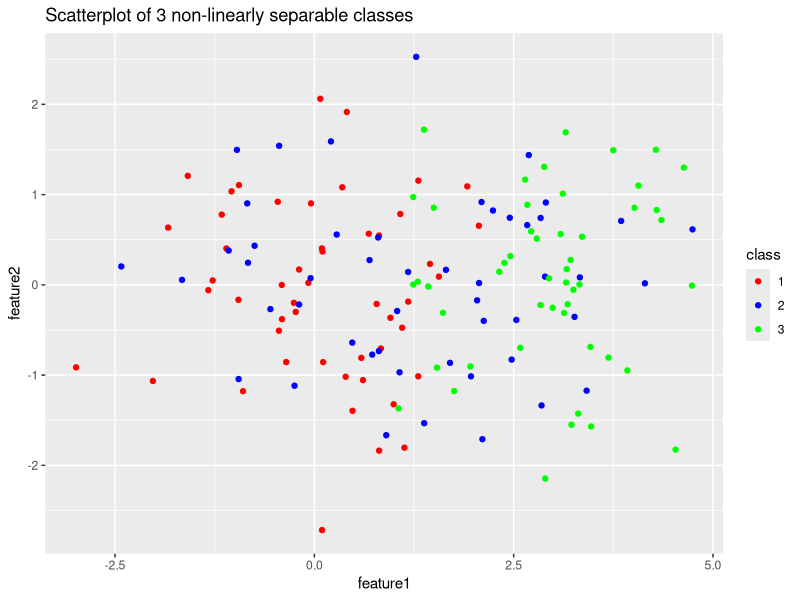
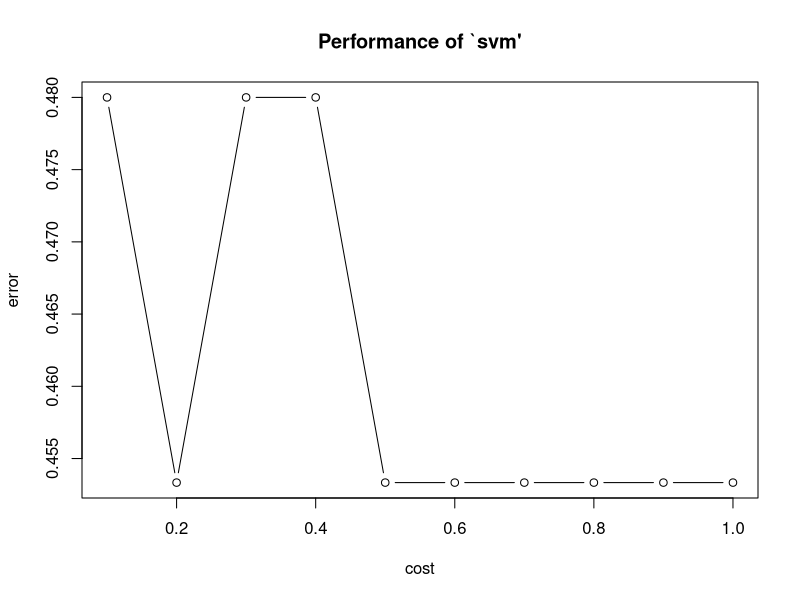
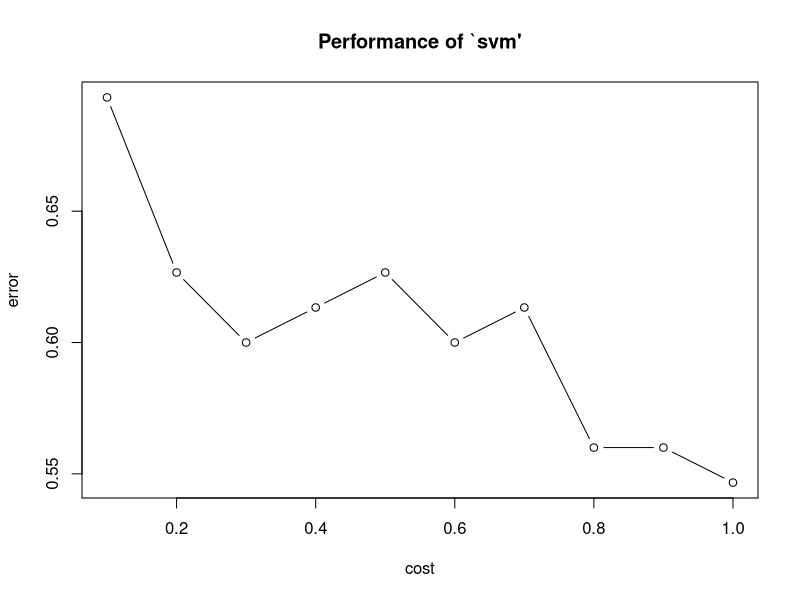
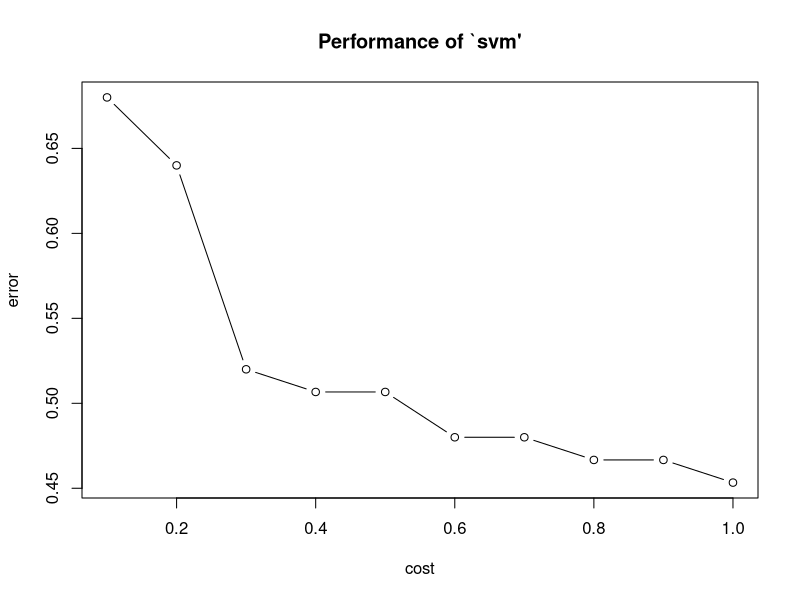

The R source for these figures, in order:
#### --- Question 2 --- ####

# ---+ loading libraries
library(e1071)
library(caret)
library(dplyr)
library(glue)
library(ggplot2)

# ---+ simulating the data

# ---+ creating the 2 columns (features) for the dataset
feature1 = c(rnorm(75, 0, 1), rnorm(75, 3, 1))
feature2 = rnorm(150)

# ---+ creating the 3 classes for the dataset (and making sure the response variable is a factor)
class = factor(rep(1:3, each = 50))

# ---+ creating a dataframe with 150 observations and 2 features (+our response variable)
simulated_data <- data.frame(feature1, feature2, class)

# ---+ transforming into factor the response variable
simulated_data$class = factor(simulated_data$class)

# ---+ plotting the data (classes by color)
ggplot(data = simulated_data, aes(feature1, feature2,color = class)) +
  geom_point() + ggtitle("Scatterplot of 3 non-linearly separable classes") +
  scale_color_manual(values = c("1" = "red", "2" = "blue", "3" = "green"))


### --- Use of SVM --- ###

### --- Using 3 different SVM methods for our dataset --- ###
# ---+ training-test split sets
set.seed(12)
trainIndex = createDataPartition(simulated_data$class, p = 0.5, list = FALSE, times = 1)
train = simulated_data[trainIndex,] # training set
test = simulated_data[-trainIndex, -3] # test set
test.actual = simulated_data$class[-trainIndex] # test labels

# ---+ train the model for SVM Linear
svmLinear <- tune.svm(class ~ .,data = train, kernel='linear', 
                         tunecontrol = tune.control(cross = 5), 
                         cost = seq(0.1,1, by = 0.1))
svmLinear
plot(svmLinear)

# ---+ predict the test instances for linear kernel
svmLinear$best.model
pred_linear = predict(svmLinear$best.model, test)
confusion_matrix_linear = table(pred_linear, test.actual) # ---+ confusion matrix
confusion_matrix_linear

# ---+ accuracy and classification error for linear kernel
acc.linear = sum(diag(confusion_matrix_linear))/sum(confusion_matrix_linear)
classification_error_linear = 1 - acc.linear
print(paste("Svm with linear kernel, accuracy is:", round(acc.linear, 1)))
print(paste("Svm with linear kernel, classification error is:", 
            round(classification_error_linear, 1)))


# ---+ train the model for SVM Polynomial
set.seed(342)
svmPoly <- tune.svm(class ~.,data = train, kernel = 'poly', 
                          tunecontrol = tune.control(cross = 5), 
                          cost = seq(0.1, 1, by = 0.1), 
                          sigma = c(0.01, 0.1, 1, 10))
svmPoly
plot(svmPoly)

# ---+ predict the test instances for polynomial kernel
svmPoly$best.model
pred_poly = predict(svmPoly$best.model, test)
confusion_matrix_poly = table(pred_poly, test.actual) # ---+ confusion matrix
confusion_matrix_poly

# ---+ accuracy and classification error for polynomial kernel
acc.poly = sum(diag(confusion_matrix_poly))/sum(confusion_matrix_poly)
classification_error_poly = 1 - acc.poly
print(paste("Svm with polynomial kernel, accuracy is:", round(acc.poly, 1)))
print(paste("Svm with polynomial kernel, classification error is:", 
            round(classification_error_poly, 1)))

# ---+ train the model for SVM RBF kernel
set.seed(342)
svmRadial <- tune.svm(class ~.,data = train, kernel = 'radial', 
                       tunecontrol = tune.control(cross = 5), 
                       cost = seq(0.1, 1, by = 0.1), sigma = c(0.01, 0.1, 1, 10))
svmRadial
plot(svmRadial)

# ---+ predict the test instances for radial kernel
svmRadial$best.model
pred_radial = predict(svmRadial$best.model, test)
confusion_matrix_radial = table(pred_radial, test.actual) # ---+ confusion matrix
confusion_matrix_radial

# ---+ accuracy and classification error for radial kernel
acc.radial = sum(diag(confusion_matrix_radial))/sum(confusion_matrix_radial)
classification_error_radial = 1 - acc.radial
print(paste("Svm with radial kernel, accuracy is:", round(acc.radial, 1)))
print(paste("Svm with radial kernel, classification error is:", 
            round(classification_error_radial, 1)))



